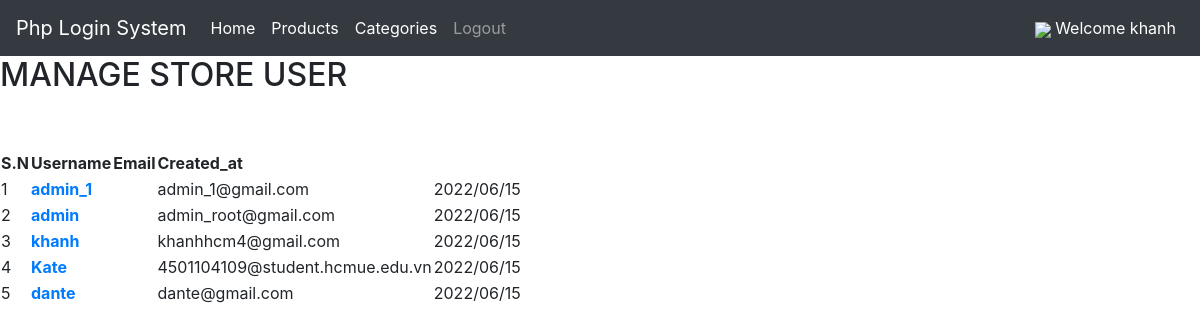
Screenshot of /Admin/manage_admin.php (signed in) with the database file from the repository.
### tables this page shows
CREATE TABLE `users` (
  `id` int(11) NOT NULL,
  `username` varchar(50) NOT NULL,
  `email` varchar(100) NOT NULL,
  `password` text NOT NULL,
  `role` tinyint(1) NOT NULL DEFAULT 0,
  `created_at` timestamp NOT NULL DEFAULT current_timestamp() ON UPDATE current_timestamp()
);

### Admin/manage_admin.php (the view)
<?php
require "../component/header.php";
?>
<div class="main-concept">
        <div class="wapper">
            <h2>MANAGE STORE USER</h2>
            <br>
            <br>
            <table class="format-table">
                <tr>
                        <th>S.N</th>
                        <th>Username</th>
                        <th>Email</th>
                        <th>Created_at</th>
                    </tr>
                <?php
                $sql = "SELECT * FROM users";
                $res = mysqli_query($conn, $sql);
                if ($res == true) {
                    $count = mysqli_num_rows($res);
                    $sn = 1;
                    if ($count > 0) {
                        while ($row = mysqli_fetch_assoc($res)) {
                            $id_user = $row["id"];
                            $role_user = $row["role"];
                            $username = $row["username"];
                            $email = $row["email"];
                            $created_at = $row["created_at"];
                            ?>
                                <tr>
                                <td><?php echo $sn++; ?></td>
                                <td>
                                  <a href="show_product_user.php?id_user=<?php echo $id_user; ?>&&role_user=<?php echo $role_user; ?> " class="btn-update"><b>  <?php echo $username; ?></b></a>
                              </td>
                                <td>
                                </td>
                                <td><?php echo $email; ?></td>
                                <td><?php
                                $date = date_create($created_at);
                                echo date_format($date, "Y/m/d");
                                ?></td>
                            </tr>
                                <?php
                        }
                    } else {
                        echo '<div class="notification-success-update">DataBase Not Data</div>';
                    }
                } else {
                    echo "Cannot Connect To DataBase";
                }
                ?>
            </table>
        </div>
    </div>
<?php include "../component/footer.php"; ?>

### rows the page displays
users: username "admin_1", email "admin_1@gmail.com", created_at "2022/06/15"
users: username "admin", email "admin_root@gmail.com", created_at "2022/06/15"
users: username "khanh", email "khanhhcm4@gmail.com", created_at "2022/06/15"
users: username "Kate", email "4501104109@student.hcmue.edu.vn", created_at "2022/06/15"
users: username "dante", email "dante@gmail.com", created_at "2022/06/15"

### other values shown
$_SESSION["username"] "khanh"
